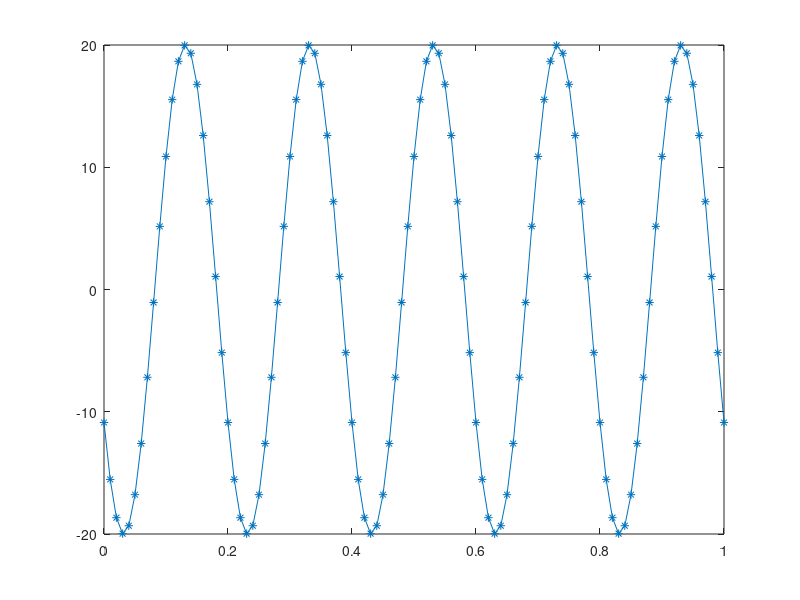

Here is the MATLAB script that generated this plot:
%% Sinusoidal Signal
%Signal Parameters
phi0 = 10;
f0 = 5;
A =20;

% Signal Duration
sigLen = 1;
samplIntrvl = 0.01;
timeVec = 0:samplIntrvl:sigLen ;

%  Signal function

sigVec = A * sin(2*pi*f0*timeVec+phi0);

%Plot of Signal in time domain
plot(timeVec,sigVec,'-*')